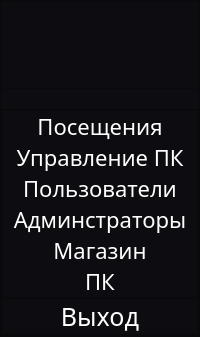
     <widget class="QFrame" name="menu">
      <property name="maximumSize">
       <size>
        <width>300</width>
        <height>16777215</height>
       </size>
      </property>
      <property name="styleSheet">
       <string notr="true">background-color: rgb(13, 13, 17);</string>
      </property>
      <property name="frameShape">
       <enum>QFrame::StyledPanel</enum>
      </property>
      <property name="frameShadow">
       <enum>QFrame::Raised</enum>
      </property>
      <layout class="QVBoxLayout" name="verticalLayout">
       <property name="spacing">
        <number>20</number>
       </property>
       <property name="leftMargin">
        <number>0</number>
       </property>
       <property name="topMargin">
        <number>0</number>
       </property>
       <property name="rightMargin">
        <number>0</number>
       </property>
       <property name="bottomMargin">
        <number>0</number>
       </property>
       <item>
        <widget class="QFrame" name="logo">
         <property name="minimumSize">
          <size>
           <width>0</width>
           <height>0</height>
          </size>
         </property>
         <property name="maximumSize">
          <size>
           <width>306</width>
           <height>160</height>
          </size>
         </property>
         <property name="frameShape">
          <enum>QFrame::StyledPanel</enum>
         </property>
         <property name="frameShadow">
          <enum>QFrame::Raised</enum>
         </property>
         <layout class="QHBoxLayout" name="horizontalLayout_20">
          <property name="leftMargin">
           <number>10</number>
          </property>
          <property name="topMargin">
           <number>25</number>
          </property>
          <property name="rightMargin">
           <number>10</number>
          </property>
          <property name="bottomMargin">
           <number>0</number>
          </property>
          <item>
           <widget class="QLabel" name="logo_club">
            <property name="maximumSize">
             <size>
              <width>225</width>
              <height>16777215</height>
             </size>
            </property>
            <property name="font">
             <font>
              <pointsize>40</pointsize>
             </font>
            </property>
            <property name="layoutDirection">
             <enum>Qt::RightToLeft</enum>
            </property>
            <property name="text">
             <string/>
            </property>
            <property name="pixmap">
             <pixmap resource="../icon_and_logo_qrc/Logo.qrc">:/newPrefix/img/LOGO_2.3.4.png</pixmap>
            </property>
            <property name="scaledContents">
             <bool>true</bool>
            </property>
            <property name="alignment">
             <set>Qt::AlignCenter</set>
            </property>
           </widget>
          </item>
         </layout>
        </widget>
       </item>
       <item>
        <widget class="QFrame" name="nav">
         <property name="frameShape">
          <enum>QFrame::StyledPanel</enum>
         </property>
         <property name="frameShadow">
          <enum>QFrame::Raised</enum>
         </property>
         <layout class="QVBoxLayout" name="verticalLayout_2">
          <property name="spacing">
           <number>0</number>
          </property>
          <property name="leftMargin">
           <number>0</number>
          </property>
          <property name="topMargin">
           <number>0</number>
          </property>
          <property name="rightMargin">
           <number>0</number>
          </property>
          <property name="bottomMargin">
           <number>0</number>
          </property>
          <item>
           <widget class="QFrame" name="navigator">
            <property name="maximumSize">
             <size>
              <width>16777215</width>
              <height>592</height>
             </size>
            </property>
            <property name="font">
             <font>
              <family>Montserrat Medium</family>
             </font>
            </property>
            <property name="toolTipDuration">
             <number>0</number>
            </property>
            <property name="layoutDirection">
             <enum>Qt::LeftToRight</enum>
            </property>
            <property name="frameShape">
             <enum>QFrame::StyledPanel</enum>
            </property>
            <property name="frameShadow">
             <enum>QFrame::Raised</enum>
            </property>
            <layout class="QVBoxLayout" name="verticalLayout_4">
             <property name="spacing">
              <number>0</number>
             </property>
             <property name="leftMargin">
              <number>0</number>
             </property>
             <property name="topMargin">
              <number>0</number>
             </property>
             <property name="rightMargin">
              <number>0</number>
             </property>
             <property name="bottomMargin">
              <number>0</number>
             </property>
             <item>
              <widget class="QPushButton" name="btn_visits">
               <property name="maximumSize">
                <size>
                 <width>16777215</width>
                 <height>100</height>
                </size>
               </property>
               <property name="font">
                <font>
                 <family>Montserrat Medium</family>
                 <pointsize>17</pointsize>
                 <weight>7</weight>
                 <italic>false</italic>
                 <bold>false</bold>
                </font>
               </property>
               <property name="styleSheet">
                <string notr="true">QPushButton{
	color: #ffffff;
	font-size: 22px;
	border: 0;
	font: 57 17pt &quot;Montserrat Medium&quot;;
}

QPushButton:hover{
	
	background-color:qlineargradient(spread:pad, x1:0, y1:0.483, x2:1, y2:0.489, stop:0 rgba(146, 0, 0, 255), stop:1 rgba(4, 4, 5, 0));
}</string>
               </property>
               <property name="text">
                <string>Посещения</string>
               </property>
              </widget>
             </item>
             <item>
              <widget class="QPushButton" name="btn_management_PC">
               <property name="maximumSize">
                <size>
                 <width>16777215</width>
                 <height>100</height>
                </size>
               </property>
               <property name="font">
                <font>
                 <family>Montserrat Medium</family>
                 <pointsize>17</pointsize>
                 <weight>7</weight>
                 <italic>false</italic>
                 <bold>false</bold>
                </font>
               </property>
               <property name="styleSheet">
                <string notr="true">QPushButton{
	color: #ffffff;
	font-size: 22px;
	border: 0;
	font: 57 17pt &quot;Montserrat Medium&quot;;
}

QPushButton:hover{
	
	background-color:qlineargradient(spread:pad, x1:0, y1:0.483, x2:1, y2:0.489, stop:0 rgba(146, 0, 0, 255), stop:1 rgba(4, 4, 5, 0));
}</string>
               </property>
               <property name="text">
                <string>Управление ПК</string>
               </property>
              </widget>
             </item>
             <item>
              <widget class="QPushButton" name="btn_accounts">
               <property name="maximumSize">
                <size>
                 <width>16777215</width>
                 <height>100</height>
                </size>
               </property>
               <property name="font">
                <font>
                 <family>Montserrat Medium</family>
                 <pointsize>17</pointsize>
                 <weight>7</weight>
                 <italic>false</italic>
                 <bold>false</bold>
                </font>
               </property>
               <property name="styleSheet">
                <string notr="true">QPushButton{
	color: #ffffff;
	font-size: 22px;
	border: 0;
	font: 57 17pt &quot;Montserrat Medium&quot;;
}

QPushButton:hover{
	
	background-color:qlineargradient(spread:pad, x1:0, y1:0.483, x2:1, y2:0.489, stop:0 rgba(146, 0, 0, 255), stop:1 rgba(4, 4, 5, 0));
}</string>
               </property>
               <property name="text">
                <string>Пользователи</string>
               </property>
              </widget>
             </item>
             <item>
              <widget class="QPushButton" name="dnt_admin">
               <property name="maximumSize">
                <size>
                 <width>16777215</width>
                 <height>100</height>
                </size>
               </property>
               <property name="font">
                <font>
                 <family>Montserrat Medium</family>
                 <pointsize>17</pointsize>
                 <weight>7</weight>
                 <italic>false</italic>
                 <bold>false</bold>
                </font>
               </property>
               <property name="styleSheet">
                <string notr="true">QPushButton{
	color: #ffffff;
	font-size: 22px;
	border: 0;
	font: 57 17pt &quot;Montserrat Medium&quot;;
}

QPushButton:hover{
	
	background-color:qlineargradient(spread:pad, x1:0, y1:0.483, x2:1, y2:0.489, stop:0 rgba(146, 0, 0, 255), stop:1 rgba(4, 4, 5, 0));
}</string>
               </property>
               <property name="text">
                <string>Админстраторы</string>
               </property>
              </widget>
             </item>
             <item>
              <widget class="QPushButton" name="btn_shop">
               <property name="maximumSize">
                <size>
                 <width>16777215</width>
                 <height>100</height>
                </size>
               </property>
               <property name="font">
                <font>
                 <family>Montserrat Medium</family>
                 <pointsize>17</pointsize>
                 <weight>7</weight>
                 <italic>false</italic>
                 <bold>false</bold>
                </font>
               </property>
               <property name="styleSheet">
                <string notr="true">QPushButton{
	color: #ffffff;
	font-size: 22px;
	border: 0;
	font: 57 17pt &quot;Montserrat Medium&quot;;
}

QPushButton:hover{
	
	background-color:qlineargradient(spread:pad, x1:0, y1:0.483, x2:1, y2:0.489, stop:0 rgba(146, 0, 0, 255), stop:1 rgba(4, 4, 5, 0));
}</string>
               </property>
               <property name="text">
                <string>Магазин</string>
               </property>
              </widget>
             </item>
             <item>
              <widget class="QPushButton" name="btn_pc">
               <property name="maximumSize">
                <size>
                 <width>16777215</width>
                 <height>100</height>
                </size>
               </property>
               <property name="font">
                <font>
                 <family>Montserrat Medium</family>
                 <pointsize>17</pointsize>
                 <weight>7</weight>
                 <italic>false</italic>
                 <bold>false</bold>
                </font>
               </property>
               <property name="styleSheet">
                <string notr="true">QPushButton{
	color: #ffffff;
	font-size: 22px;
	border: 0;
	font: 57 17pt &quot;Montserrat Medium&quot;;
}

QPushButton:hover{
	
	background-color:qlineargradient(spread:pad, x1:0, y1:0.483, x2:1, y2:0.489, stop:0 rgba(146, 0, 0, 255), stop:1 rgba(4, 4, 5, 0));
}</string>
               </property>
               <property name="text">
                <string>ПК</string>
               </property>
              </widget>
             </item>
             <item>
              <widget class="QFrame" name="frame_25">
               <property name="frameShape">
                <enum>QFrame::StyledPanel</enum>
               </property>
               <property name="frameShadow">
                <enum>QFrame::Raised</enum>
               </property>
              </widget>
             </item>
            </layout>
           </widget>
          </item>
          <item>
           <widget class="QFrame" name="exit">
            <property name="maximumSize">
             <size>
              <width>16777215</width>
              <height>60</height>
             </size>
            </property>
            <property name="font">
             <font>
              <family>Montserrat Medium</family>
             </font>
            </property>
            <property name="frameShape">
             <enum>QFrame::StyledPanel</enum>
            </property>
            <property name="frameShadow">
             <enum>QFrame::Raised</enum>
            </property>
            <layout class="QVBoxLayout" name="verticalLayout_3">
             <property name="spacing">
              <number>0</number>
             </property>
             <property name="leftMargin">
              <number>0</number>
             </property>
             <property name="topMargin">
              <number>0</number>
             </property>
             <property name="rightMargin">
              <number>0</number>
             </property>
             <property name="bottomMargin">
              <number>0</number>
             </property>
             <item>
              <widget class="QPushButton" name="btn_exit">
               <property name="maximumSize">
                <size>
                 <width>16777215</width>
                 <height>75</height>
                </size>
               </property>
               <property name="font">
                <font>
                 <family>Montserrat Medium</family>
                 <pointsize>17</pointsize>
                 <weight>7</weight>
                 <italic>false</italic>
                 <bold>false</bold>
                </font>
               </property>
               <property name="styleSheet">
                <string notr="true">QPushButton{
	color: #ffffff;
	font-size: 25px;
	border: 0;
	font: 57 17pt &quot;Montserrat Medium&quot;;
}

QPushButton:hover{
	
	background-color:qlineargradient(spread:pad, x1:0, y1:0.483, x2:1, y2:0.489, stop:0 rgba(146, 0, 0, 255), stop:1 rgba(4, 4, 5, 0));
}</string>
               </property>
               <property name="text">
                <string>Выход</string>
               </property>
              </widget>
             </item>
            </layout>
           </widget>
          </item>
         </layout>
        </widget>
       </item>
      </layout>
     </widget>
